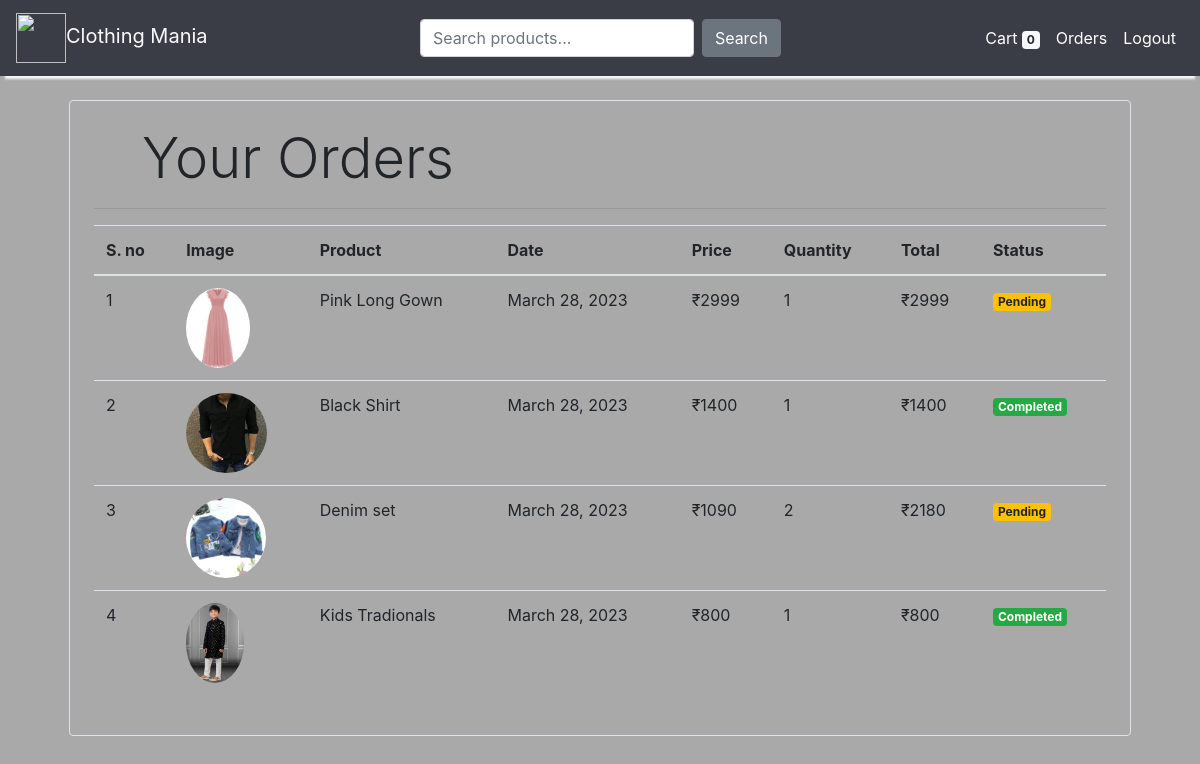
Screenshot of /orders (signed in) with the database file from the repository.
### store/models/orders.py (models this page shows, shortened)
class Order(models.Model):
    product = models.ForeignKey(Products, on_delete=models.CASCADE)
    customer = models.ForeignKey(Customer, on_delete=models.CASCADE)
    quantity = models.IntegerField(default=1)
    price = models.IntegerField()
    address = models.CharField(max_length=50, default='', blank=True)
    phone = models.CharField(max_length=50, default='', blank=True)
    date = models.DateField(default=datetime.datetime.today)
    status = models.BooleanField(default=False)
    @staticmethod
    def get_orders_by_customer(customer_id):
        return Order.objects.filter(customer=customer_id).order_by('-date')
    class Meta:
        verbose_name = "Order"
        verbose_name_plural = "Orders"

### store/models/product.py (models this page shows, shortened)
class Products(models.Model):
    name = models.CharField(max_length=60)
    price = models.IntegerField(default=0)
    category = models.ForeignKey(Category,on_delete=models.CASCADE,default=1 )
    description = models.CharField(max_length=250, default='', blank=True, null= True)
    image = models.ImageField(upload_to='uploads/products/')
    class Meta:
        verbose_name = "Product"
        verbose_name_plural = "Products"

### store/middlewares/auth.py (the view)
    def middleware(request):
        print(request.session.get('customer'))
        returnUrl = request.META['PATH_INFO']
        print(request.META['PATH_INFO'])
        if not request.session.get('customer'):
           return redirect(f'login?return_url={returnUrl}')
        response = get_response(request)
        return response

### store/templatetags/custom_filter.py (called while the page is built)
@register.filter(name='currency')
def currency(number):
    return "₹"+str(number)

@register.filter(name='multiply')
def multiply(number , number1):
    return number * number1

### store/views/orders.py (called while the page is built)
    def get(self , request ):
        customer = request.session.get('customer')
        orders = Order.get_orders_by_customer(customer)
        print(orders)
        return render(request , 'orders.html'  , {'orders' : orders})

### store/templates/orders.html
{% extends 'base.html' %}
{% block content %}
{% load cart %}
{% load custom_filter %}
<div class="container">
   <div class="border rounded p-4 m-4">
        <p class="display-4 pl-4 ml-4">Your Orders</p>
        <hr>
        <table class="table">
            <thead>
                <tr>
                    <th>S. no</th>
                    <th>Image</th>
                    <th>Product</th>
                    <th>Date</th>
                    <th>Price</th>
                    <th>Quantity</th>
                    <th>Total</th>
                    <th>Status</th>
                </tr>
            </thead>
            <tbody>
                {% for order in orders %}
                <tr>
                    <td>{{forloop.counter}}</td>
                    <td><img style="height: 80px;" class="rounded-circle" src="{{order.product.image.url}}" alt=""></td>
                    <td>{{order.product.name}}</td>
                    <td>{{order.date}}</td>
                    <td>{{order.price|currency}}</td>
                    <td>{{order.quantity}}</td>
                    <td>{{order.quantity|multiply:order.price|currency}}</td>
                    {% if order.status %}
                    <td><small class="badge badge-success">Completed</small></td>
                    {%else%}
                    <td><small class="badge badge-warning">Pending</small></td>
                    {% endif %}
                </tr>
                {% endfor %}
            </tbody>
        </table>
   </div>
</div>
{% endblock %}

### store/templates/base.html (shortened to what this page needs)
<!doctype html>
<html lang="en">
<head>
  <link rel="stylesheet" href="https://maxcdn.bootstrapcdn.com/bootstrap/4.0.0/css/bootstrap.min.css"
>
  <link rel="stylesheet" href="https://use.fontawesome.com/releases/v5.7.0/css/all.css">
</head>
<body>
<nav class="one-edge-shadow
  navbar navbar-light
  sticky-top navbar
  navbar-expand-lg
  text-white">
    <a class="navbar-brand ms-3 text-light" href="/">
    <img src="https://media0.giphy.com/media/YMk2N6sko2QBrsvKPr/giphy.gif?cid=6c09b952c5f61e2a29343497aacae276140361abe52321b2&rid=giphy.gif&ct=s" style="width:50px;height:50px;">Clothing Mania</a>
      <form action="{% url 'search' %}" method="GET" class="form-inline my-2 my-lg-0 ml-auto">
        <input class="form-control mr-sm-2" type="search" placeholder="Search products..." aria-label="Search" name="q">
        <button class="btn btn-secondary my-2 my-sm-0" type="submit">Search</button>
    </form>
      <ul class="navbar-nav ml-auto">
        <li class="nav-item active">
          <a class="nav-link text-white" href="/cart">Cart
            <span class="badge badge-light">{{request.session.cart.keys|length}}</span>
            <span class="sr-only">(current)</span></a>
        </li>
        {% if request.session.customer %}
        <li class="nav-item active ">
          <a class="nav-link text-white" href="/orders">Orders<span class="sr-only">(current)</span></a>
        </li>
        <li class="nav-item active ">
          <a class="nav-link text-white" href="/logout">Logout<span class="sr-only">(current)</span></a>
        </li>
        {% endif %}
      </ul>
  </nav>
  {% block content %}
  {% endblock %}
</body>
</html>

### store/templates/base.html (style rules this page uses)
nav { background-color: #3A3D45; }
.one-edge-shadow { box-shadow: 0 8px 2px -5px rgb(246, 245, 245); }
body { background-color: darkgray; background-size: 200px; background-image: url('https://thumbs.gfycat.com/LimpEntireEland-max-1mb.gif'); }

### rows the page displays
Order: product.image (picture), product.name "Pink Long Gown", date "March 28, 2023", price "₹2999", quantity "1", quantity|multiply "₹2999", status "Pending"
Order: product.image (picture), product.name "Black Shirt", date "March 28, 2023", price "₹1400", quantity "1", quantity|multiply "₹1400", status "Completed"
Order: product.image (picture), product.name "Denim set", date "March 28, 2023", price "₹1090", quantity "2", quantity|multiply "₹2180", status "Pending"
Order: product.image (picture), product.name "Kids Tradionals", date "March 28, 2023", price "₹800", quantity "1", quantity|multiply "₹800", status "Completed"

### other values shown
{{ request.session.cart.keys|length }} "0"
